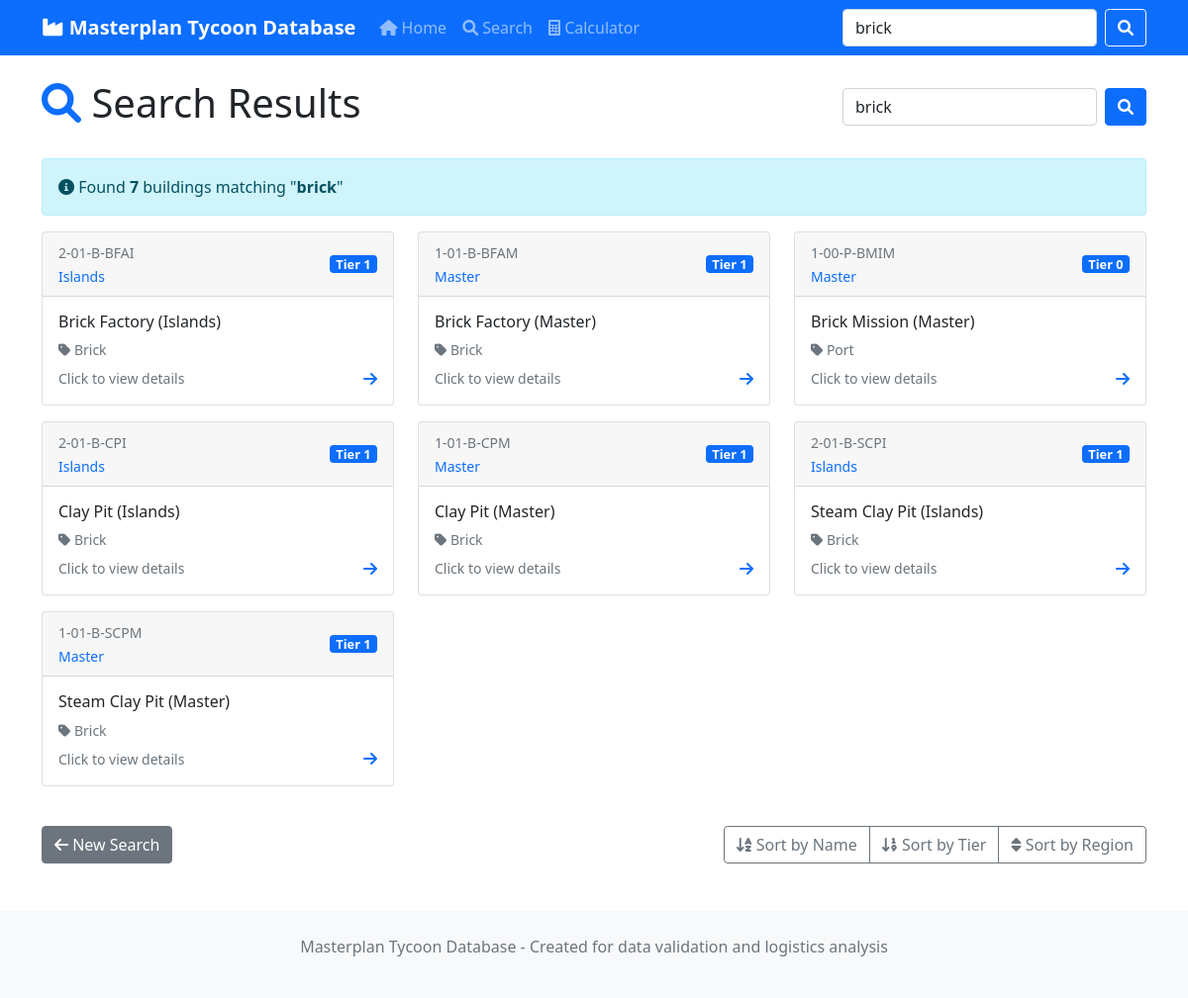
Screenshot of /search?q=brick with the database file from the repository.
### tables this page shows
CREATE TABLE building_categories (
    id INTEGER PRIMARY KEY,
    name VARCHAR(50) NOT NULL UNIQUE,
    description TEXT
);

CREATE TABLE buildings (
    id INTEGER PRIMARY KEY,
    building_id VARCHAR(20) NOT NULL UNIQUE, -- Game's internal ID (e.g., "2-06-P-AFI")
    name VARCHAR(100) NOT NULL,
    plan_id INTEGER NOT NULL,
    tier INTEGER NOT NULL,
    category_id INTEGER,
    production_time INTEGER, -- In game time units, NULL if no production
    FOREIGN KEY (plan_id) REFERENCES plans(id),
    FOREIGN KEY (category_id) REFERENCES building_categories(id)
);

CREATE TABLE plans (
    id INTEGER PRIMARY KEY,
    name VARCHAR(50) NOT NULL UNIQUE,
    description TEXT
);

### archive/app.py (the view)
@app.route('/search')
def search():
    query = request.args.get('q', '')
    if query:
        buildings = db.search_buildings(query)
        return render_template('search_results.html',
                             query=query,
                             buildings=buildings)
    return render_template('search.html')

### archive/app.py (called while the page is built)
    def get_connection(self) -> sqlite3.Connection:
        conn = sqlite3.connect(self.db_path)
        conn.row_factory = sqlite3.Row
        return conn

    def search_buildings(self, search_term: str) -> List[Dict[str, Any]]:
        with self.get_connection() as conn:
            cursor = conn.execute("""
                SELECT b.*, p.name as plan_name, bc.name as category_name
                FROM buildings b
                JOIN plans p ON b.plan_id = p.id
                LEFT JOIN building_categories bc ON b.category_id = bc.id
                WHERE b.name LIKE ? OR bc.name LIKE ?
                ORDER BY b.name
                LIMIT 50
            """, (f"%{search_term}%", f"%{search_term}%"))
            return [dict(row) for row in cursor.fetchall()]

### archive/templates/search_results.html (shortened to what this page needs)
{% extends "base.html" %}
{% block content %}
<div class="d-flex justify-content-between align-items-center mb-4">
    <h1>
        <i class="fas fa-search text-primary"></i>
        Search Results
    </h1>
    <div>
        <form action="{{ url_for('search') }}" method="GET" class="d-flex">
            <input type="text" class="form-control me-2" name="q" value="{{ query }}" placeholder="Refine search...">
            <button class="btn btn-primary" type="submit">
                <i class="fas fa-search"></i>
            </button>
        </form>
    </div>
</div>
<div class="alert alert-info">
    <i class="fas fa-info-circle"></i>
    Found <strong>{{ buildings|length }}</strong> buildings matching "<strong>{{ query }}</strong>"
</div>
{% if buildings %}
<div class="row">
    {% for building in buildings %}
    <div class="col-lg-4 col-md-6 mb-3">
        <div class="card building-card h-100" data-building-id="{{ building.id }}">
            <div class="card-header d-flex justify-content-between align-items-center">
                <div>
                    <small class="text-muted">{{ building.building_id }}</small>
                    <br>
                    <small class="text-primary">{{ building.plan_name }}</small>
                </div>
                <span class="badge bg-primary tier-badge">Tier {{ building.tier }}</span>
            </div>
            <div class="card-body">
                <h6 class="card-title">{{ building.name }}</h6>
                {% if building.category_name %}
                <p class="text-muted small mb-2">
                    <i class="fas fa-tag"></i> {{ building.category_name }}
                </p>
                {% endif %}
                <div class="d-flex justify-content-between align-items-center">
                    <small class="text-muted">Click to view details</small>
                    <i class="fas fa-arrow-right text-primary"></i>
                </div>
            </div>
        </div>
    </div>
    {% endfor %}
</div>
{% endif %}
<div class="mt-4 d-flex justify-content-between">
    <a href="{{ url_for('search') }}" class="btn btn-secondary">
        <i class="fas fa-arrow-left"></i> New Search
    </a>
    {% if buildings %}
    <div class="btn-group">
        <button class="btn btn-outline-secondary" onclick="sortBuildings('name')">
            <i class="fas fa-sort-alpha-down"></i> Sort by Name
        </button>
        <button class="btn btn-outline-secondary" onclick="sortBuildings('tier')">
            <i class="fas fa-sort-numeric-down"></i> Sort by Tier
        </button>
        <button class="btn btn-outline-secondary" onclick="sortBuildings('plan')">
            <i class="fas fa-sort"></i> Sort by Region
        </button>
    </div>
    {% endif %}
</div>
{% endblock %}

### archive/templates/base.html (style rules this page uses)
.tier-badge { font-size: 0.8em; padding: 0.2em 0.5em; }
.building-card { transition: transform 0.2s; cursor: pointer; }

### rows the page displays
building_categories: name "brick"
buildings: building_id "2-01-B-BFAI", plan_name "Islands", tier "1", name "Brick Factory (Islands)", category_name "Brick"
buildings: building_id "1-01-B-BFAM", plan_name "Master", tier "1", name "Brick Factory (Master)", category_name "Brick"
buildings: building_id "1-00-P-BMIM", plan_name "Master", tier "0", name "Brick Mission (Master)", category_name "Port"
buildings: building_id "2-01-B-CPI", plan_name "Islands", tier "1", name "Clay Pit (Islands)", category_name "Brick"
buildings: building_id "1-01-B-CPM", plan_name "Master", tier "1", name "Clay Pit (Master)", category_name "Brick"
buildings: building_id "2-01-B-SCPI", plan_name "Islands", tier "1", name "Steam Clay Pit (Islands)", category_name "Brick"
buildings: building_id "1-01-B-SCPM", plan_name "Master", tier "1", name "Steam Clay Pit (Master)", category_name "Brick"

### other values shown
{{ buildings|length }} "7"
